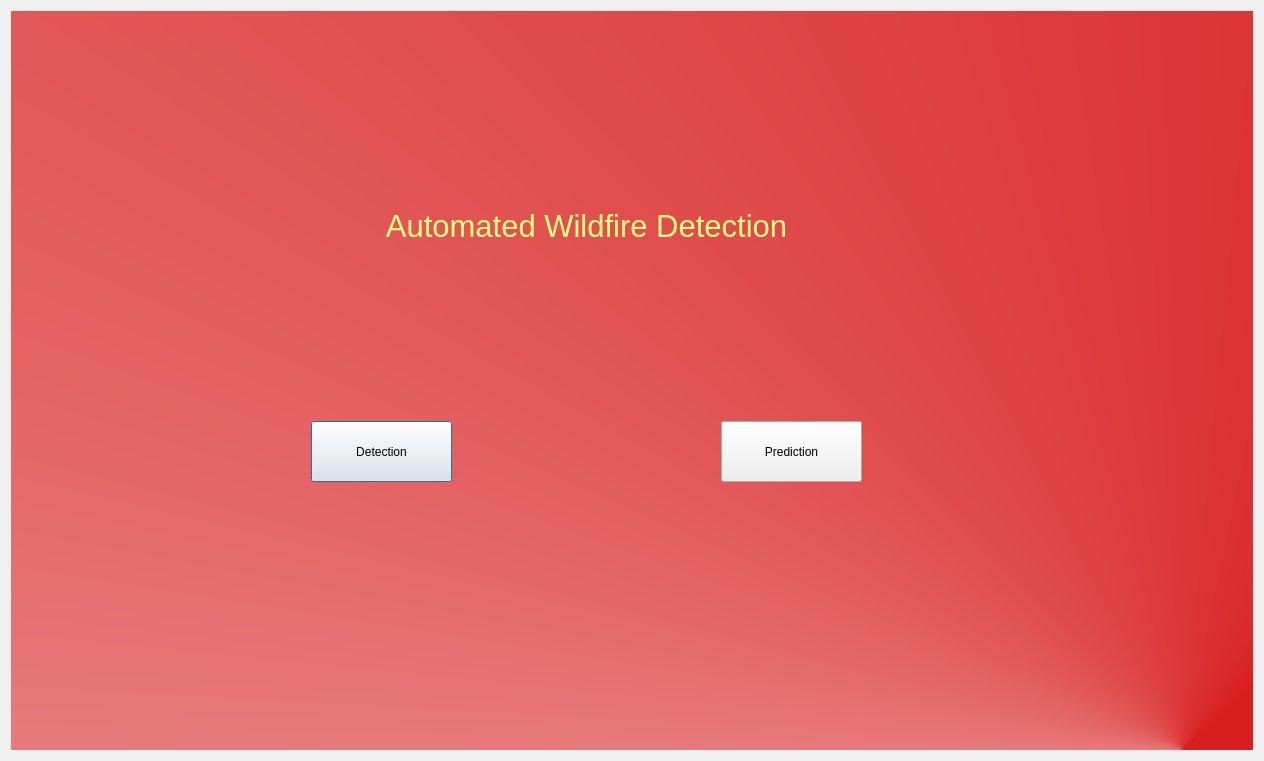
<?xml version="1.0" encoding="UTF-8"?>
<ui version="4.0">
 <class>Dialog</class>
 <widget class="QDialog" name="Dialog">
  <property name="geometry">
   <rect>
    <x>0</x>
    <y>0</y>
    <width>1264</width>
    <height>761</height>
   </rect>
  </property>
  <property name="windowTitle">
   <string>Dialog</string>
  </property>
  <layout class="QVBoxLayout" name="verticalLayout">
   <item>
    <widget class="QWidget" name="bgwidget" native="true">
     <property name="styleSheet">
      <string notr="true">QWidget#bgwidget{
background-color:qconicalgradient(cx:0.943, cy:1, angle:0, stop:0.159091 rgba(216, 31, 32, 255), stop:1 rgba(255, 255, 255, 255));}</string>
     </property>
     <widget class="QLabel" name="text1">
      <property name="geometry">
       <rect>
        <x>190</x>
        <y>130</y>
        <width>771</width>
        <height>171</height>
       </rect>
      </property>
      <property name="styleSheet">
       <string notr="true">font: 87 25pt &quot;Arial Black&quot;;
color:rgb(255, 255, 127)</string>
      </property>
      <property name="text">
       <string>&lt;html&gt;&lt;head/&gt;&lt;body&gt;&lt;p align=&quot;center&quot;&gt;&lt;span style=&quot; font-size:23pt;&quot;&gt;         Automated Wildfire Detection&lt;/span&gt;&lt;/p&gt;&lt;/body&gt;&lt;/html&gt;</string>
      </property>
     </widget>
     <widget class="QPushButton" name="mainbutton1">
      <property name="geometry">
       <rect>
        <x>300</x>
        <y>410</y>
        <width>141</width>
        <height>61</height>
       </rect>
      </property>
      <property name="styleSheet">
       <string notr="true">font: 75 14pt &quot;Cambria&quot;;</string>
      </property>
      <property name="text">
       <string>Detection</string>
      </property>
     </widget>
     <widget class="QPushButton" name="mainbutton2">
      <property name="geometry">
       <rect>
        <x>710</x>
        <y>410</y>
        <width>141</width>
        <height>61</height>
       </rect>
      </property>
      <property name="styleSheet">
       <string notr="true">font: 75 14pt &quot;Cambria&quot;;</string>
      </property>
      <property name="text">
       <string>Prediction</string>
      </property>
     </widget>
    </widget>
   </item>
  </layout>
 </widget>
 <resources/>
 <connections/>
</ui>
